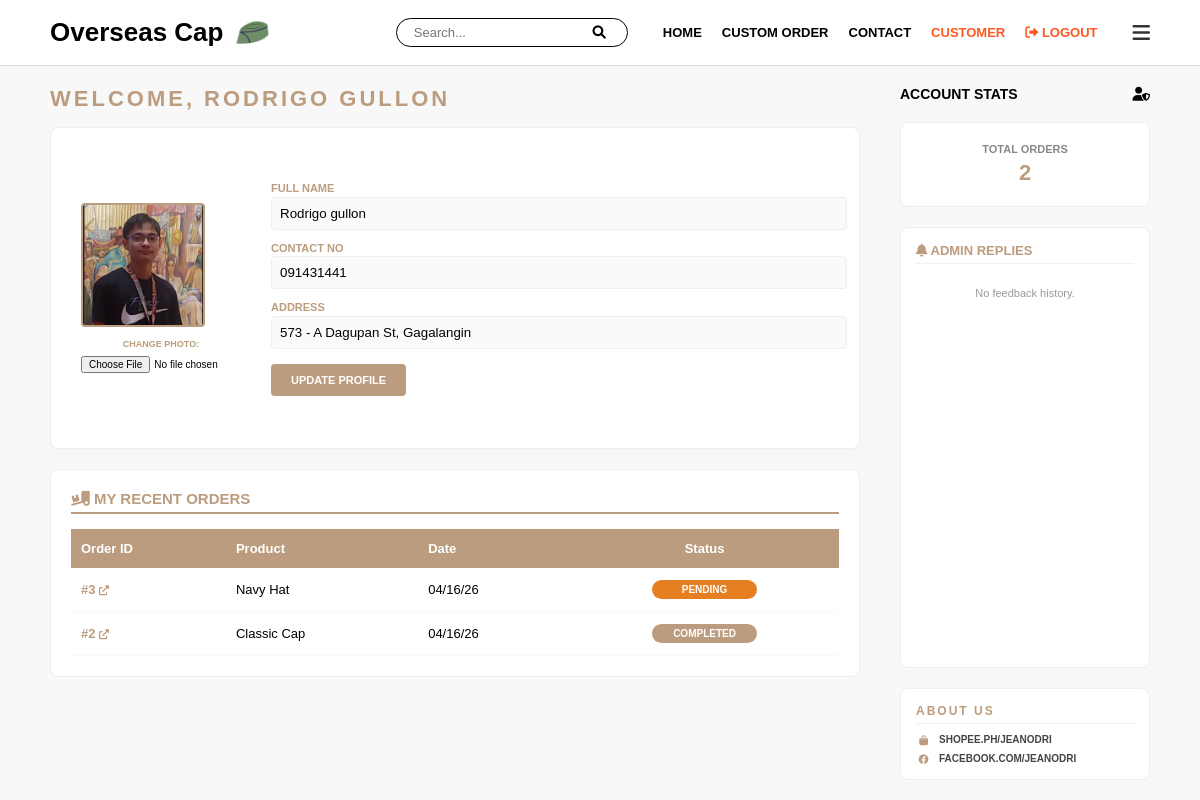
The app's page /customer_profile (signed in), older data.
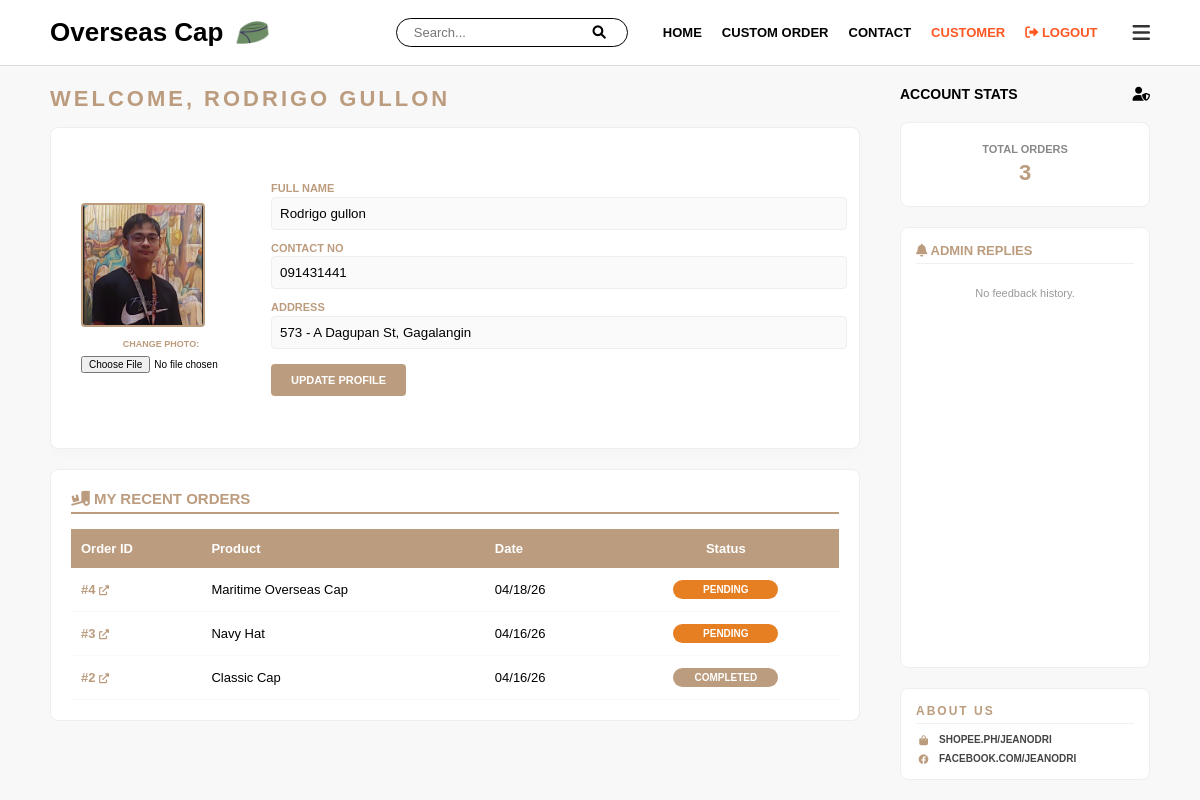
The same page, newer data.
### app.py (models this page shows)
class User(db.Model):
    id = db.Column(db.Integer, primary_key=True)
    username = db.Column(db.String(80), unique=True, nullable=False)
    password = db.Column(db.String(80), nullable=False)
    full_name = db.Column(db.String(120), default="NOT SET")
    contact = db.Column(db.String(20), default="NOT SET")
    email = db.Column(db.String(120), unique=True, nullable=False)
    address = db.Column(db.String(200), default="NOT SET")
    purchase_info = db.Column(db.String(500), default="NONE")
    profile_pic = db.Column(db.String(200), default="default.png")

class CustomOrder(db.Model):
    id = db.Column(db.Integer, primary_key=True)
    user_id = db.Column(db.Integer, db.ForeignKey('user.id'), nullable=True)
    customer_name = db.Column(db.String(100), nullable=False)
    contact_number = db.Column(db.String(20), nullable=False)
    address = db.Column(db.String(200), nullable=False)
    quantity = db.Column(db.Integer, nullable=False)
    product_type = db.Column(db.String(50))
    product_id = db.Column(db.Integer, db.ForeignKey('product.id'), nullable=True)
    color_type = db.Column(db.String(50))
    size_type = db.Column(db.String(50))
    color_variants = db.Column(db.String(50))
    size_variants = db.Column(db.String(50))
    material_type = db.Column(db.String(50))
    order_type = db.Column(db.String(50))
    design_filename = db.Column(db.String(100))
    remarks = db.Column(db.Text)
    status = db.Column(db.String(20), default="PENDING")
    payment_method = db.Column(db.String(50))
    date_ordered = db.Column(db.DateTime, default=datetime.utcnow)
    payment_proof = db.Column(db.String(100))

### app.py (the view, shortened to what this page needs)
@app.route('/customer_profile', methods=['GET', 'POST'])
def customer_profile():
    if 'user' not in session:
        return redirect(url_for('login'))
    user = User.query.filter_by(username=session['user']).first()
    user_orders = CustomOrder.query.filter_by(user_id=user.id).order_by(CustomOrder.id.desc()).all()
    user_reviews = Review.query.filter_by(user_id=user.id).all()
    return render_template('customer_profile.html', user=user, user_orders=user_orders, reviews=user_reviews)

### app.py (called while the page is built)
@app.context_processor
def inject_stats():
    admin_stats = {
        'total': CustomOrder.query.count(),
        'pending': CustomOrder.query.filter_by(status='PENDING').count(),
        'completed': CustomOrder.query.filter(CustomOrder.status.in_(['DONE', 'COMPLETED'])).count()
    }
    return dict(admin_stats=admin_stats)

### templates/customer_profile.html (shortened to what this page needs)
<!DOCTYPE html>
<html lang="en">
<head>
    <link rel="stylesheet" href="https://cdnjs.cloudflare.com/ajax/libs/font-awesome/6.0.0/css/all.min.css">
</head>
<body>
    <header>
        <div class="logo-container">
            <a href="/home" class="logo">Overseas Cap</a>
            <img src="{{ url_for('static', filename='logo.png') }}" alt="Logo" style="height: 35px; width: auto;">
        </div>
        <div style="display: flex; align-items: center; gap: 15px;">
            <form action="{{ url_for('home') }}" method="GET" class="search-container">
                <input type="text" name="q" placeholder="Search..." value="{{ request.args.get('q', '') }}">
                <button type="submit"><i class="fas fa-search"></i></button>
            </form>
            <nav id="topNav">
                <a href="{{ url_for('home') }}">HOME</a>
                <a href="{{ url_for('custom_order') }}">CUSTOM ORDER</a>
                <a href="{{ url_for('contact') }}">CONTACT</a>
                <a href="{{ url_for('customer_profile') }}" style="color: #ff5722;">CUSTOMER</a>
                <a href="#" onclick="confirmLogout(event)" style="color: #ff5722; font-weight: bold;">
                    <i class="fas fa-sign-out-alt"></i> LOGOUT
                </a>
            </nav>
            <i class="fas fa-bars menu-toggle-btn" onclick="toggleMenu()"></i>
        </div>
    </header>
    <main>
        <div class="content-left">
            <div class="page-title">WELCOME, {{ user.full_name if user.full_name != 'NOT SET' else user.username }}</div>
            <div class="resizable-stack">
                <div id="profileSection">
                     <form method="POST" enctype="multipart/form-data" style="flex: 1; display: flex; align-items: center; gap: 30px;">
                        <div style="text-align: center;">
                            <div class="profile-image-box">
                                {% if user.profile_pic and user.profile_pic != 'default.png' %}
                                    <img src="{{ url_for('static', filename='profile_pics/' + user.profile_pic) }}"
                                        style="width: 100%; height: 100%; object-fit: cover;">
                                {% else %}
                                    <img src="{{ url_for('static', filename='blank-profile.png') }}"
                                        style="width: 100%; height: 100%; object-fit: cover;">
                                {% endif %}
                        </div>
                            <div style="margin-top: 12px;">
                                <label style="font-size: 9px; color: #bc9c7e; font-weight: bold; display: block; margin-bottom: 5px;">CHANGE PHOTO:</label>
                                <input type="file" name="profile_pic" accept="image/*" style="font-size: 10px; width: 160px;">
                            </div>
                        </div>
                        <div style="flex: 1;">
                            <div class="user-info-text">
                                <label>FULL NAME</label>
                                <input type="text" name="full_name" value="{{ user.full_name }}">
                                <label>CONTACT NO</label>
                                <input type="text" name="contact" value="{{ user.contact }}">
                                <label>ADDRESS</label>
                                <input type="text" name="address" value="{{ user.address }}">
                            </div>
                            <button type="submit" class="update-btn">UPDATE PROFILE</button>
                        </div>
                    </form>
                </div>
                <div id="orderSection">
                    <div class="order-history-title"><i class="fas fa-truck-loading"></i> MY RECENT ORDERS</div>
                    <table class="order-table">
                        <thead>
                            <tr>
                                <th>Order ID</th>
                                <th>Product</th>
                                <th>Date</th>
                                <th style="text-align: center;">Status</th>
                            </tr>
                        </thead>
                        <tbody>
                            {% for order in user_orders %}
                            <tr class="clickable-row" onclick="window.location.href='{{ url_for('order_status', order_id=order.id) }}'">
                                <td>
                                    <span style="color: #bc9c7e; font-weight: bold;">
                                        #{{ order.id }} <i class="fas fa-external-link-alt" style="font-size: 10px;"></i>
                                    </span>
                                </td>
                                <td>{{ order.product_type }}</td>
                                <td>{{ order.date_ordered.strftime('%m/%d/%y') if order.date_ordered else 'N/A' }}</td>
                                <td style="text-align: center;">
                                    {% if order.status == 'DONE' %}
                                        <span class="status-pill-user status-done">DELIVERED</span>
                                        <button class="rate-btn" onclick="event.stopPropagation(); openReviewModal('{{ order.id }}', '{{ order.product_type }}')">
                                            <i class="fas fa-pen"></i> RATE & REVIEW
                                        </button>
                                    {% else %}
                                        <span class="status-pill-user {% if order.status == 'PENDING' %}status-pending{% else %}status-delivery{% endif %}">
                                            {{ order.status }}
                                        </span>
                                    {% endif %}
                                </td>
                            </tr>
                            {% else %}
                            <tr>
                                <td colspan="4" style="text-align: center; color: #999; padding: 40px;">No orders found yet.</td>
                            </tr>
                            {% endfor %}
                        </tbody>
                    </table>
                </div>
            </div>
        </div>
        <aside class="sidebar">
            <div class="sidebar-header">
                <span>ACCOUNT STATS</span>
                <i class="fas fa-user-shield"></i>
            </div>
            <div class="sidebar-box">
                <div style="font-size: 11px; color: #888; margin-bottom: 5px; text-transform: uppercase;">TOTAL ORDERS</div>
                {{ user_orders|length }}
            </div>
            <div class="admin-reply-box">
                <div style="color: #bc9c7e; font-weight: bold; margin-bottom: 12px; border-bottom: 1px solid #f0f0f0; padding-bottom: 5px;">
                    <i class="fas fa-bell"></i> ADMIN REPLIES
                </div>
                <div style="max-height: 200px; overflow-y: auto;">
                    {% if reviews %}
                        {% set replied_count = 0 %}
                        {% for review in reviews %}
                            {% if review.admin_reply %}
                                <div style="margin-bottom: 10px; padding: 10px; background: #fcf9f6; border-left: 3px solid #bc9c7e; font-size: 11px; border-radius: 0 5px 5px 0;">
                                    <strong style="color: #333;">For {{ review.product_type }}:</strong><br>
                                    <span style="color: #a67c52; font-style: italic;">"{{ review.admin_reply }}"</span>
                                </div>
                                {% set replied_count = replied_count + 1 %}
                            {% endif %}
                        {% endfor %}
                        {% if replied_count == 0 %}
                            <p style="font-size: 11px; color: #999; text-align: center;">No new replies yet.</p>
                        {% endif %}
                    {% else %}
                        <p style="font-size: 11px; color: #999; text-align: center;">No feedback history.</p>
                    {% endif %}
                </div>
            </div>
            <div class="about-us-sidebar">
                <h4>About Us</h4>
                <div class="social-links">
                    <a href="https://shopee.ph/jeanodri" target="_blank">
                <i class="fas fa-shopping-bag"></i> <span>SHOPEE.PH/JEANODRI</span>
            </a>
            <a href="https://facebook.com/jeanodri" target="_blank">
                <i class="fab fa-facebook"></i> <span>FACEBOOK.COM/JEANODRI</span>
            </a>
                </div>
            </div>
        </aside>
    </main>
</body>
</html>

Row changes from the older to the newer data that the page shows:
added CustomOrder: id "4", product_type "Maritime Overseas Cap", date_ordered "04/18/26", status "PENDING"
Text that changed along with them:
{{ user_orders|length }}: "2" → "3"
